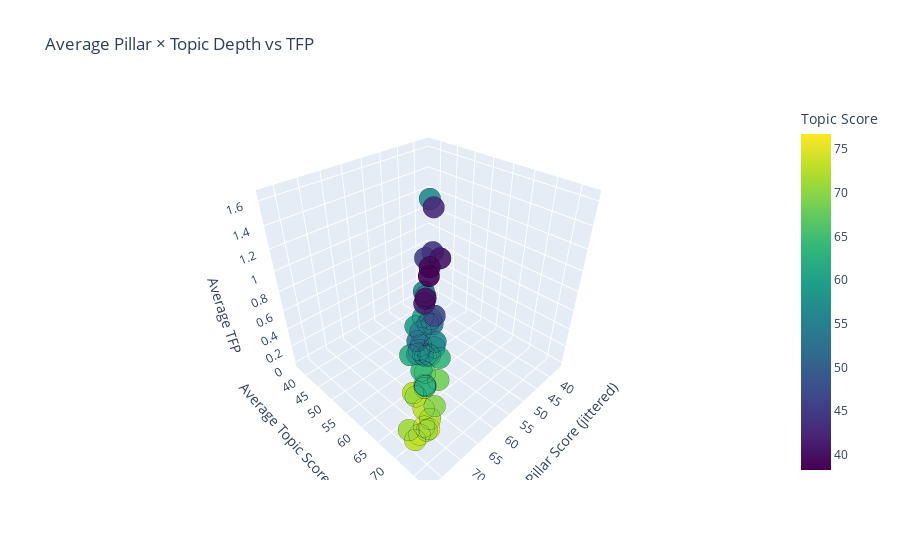

Notebook source saved alongside this figure:
### Code cell
# 3d plot comparing pillar and topic to TFP

# Merge pillar and topic datasets on country_official
merged_df = tfp_pillar_df.merge(
    tfp_topic_scores_df,
    on="country_official",
    how="inner",
    suffixes=("_pillar", "_topic"),
)

print(f"Merged rows: {merged_df.shape[0]} | Columns: {merged_df.shape[1]}")
merged_df.head(10)

# create 3d plot
pillar_cols = [
    "Pillar_1_Regulatory_Framework",
    "Pillar_2_Public_Services",
    "Pillar_3_Operational_Efficiency",
]
topic_cols = [
    "Business_Entry_Overall",
    "Business_Location_Overall",
    "Utility_Services_Overall",
    "Labor_Overall",
    "Financial_Services_Overall",
    "International_Trade_Overall",
    "Taxation_Overall",
    "Dispute_Resolution_Overall",
    "Market_Competition_Overall",
    "Business_Insolvency_Overall",
]
merged_df["pillar_score_mean"] = merged_df[pillar_cols].mean(axis=1)
merged_df["topic_score_mean"] = merged_df[topic_cols].mean(axis=1)

rng = np.random.default_rng(42)
jitter_scale = 2
merged_df["pillar_score_plot"] = (
    merged_df["pillar_score_mean"]
    + rng.normal(0, jitter_scale, size=len(merged_df))
).clip(lower=0, upper=100)
merged_df["topic_score_plot"] = (
    merged_df["topic_score_mean"]
    + rng.normal(0, jitter_scale, size=len(merged_df))
).clip(lower=0, upper=100)

pillar_topic_fig = px.scatter_3d(
    merged_df,
    x="pillar_score_plot",
    y="topic_score_plot",
    z="tfp_avg_pillar",
    color="topic_score_mean",
    color_continuous_scale="Viridis",
    hover_name="country_official",
    hover_data={
        "pillar_score_mean": ":.2f",
        "topic_score_mean": ":.2f",
        "tfp_avg_pillar": ":.3f",
        "Pillar_1_Regulatory_Framework": True,
        "Business_Entry_Overall": True,
    },
    title="Average Pillar × Topic Depth vs TFP",
)

pillar_topic_fig.update_traces(
    marker=dict(size=7.5, opacity=0.9, line=dict(width=0.4, color="rgba(0,0,0,0.4)"))
)

pillar_topic_fig.update_layout(
    scene=dict(
        xaxis_title="Average Pillar Score (jittered)",
        yaxis_title="Average Topic Score (jittered)",
        zaxis_title="Average TFP",
    ),
    coloraxis_colorbar=dict(title="Topic Score"),
)

topic_html = output_dir / "pillar_topic_tfp_scatter_3d.html"
pillar_topic_fig.write_html(topic_html, include_plotlyjs="cdn")
pillar_topic_fig.show()

### Figure 1 — Plotly figure (JSON) as saved in the notebook; plotly's stock layout.template omitted (floating-point values rounded to 4 significant figures; data arrays with more than 128 entries replaced by an {"elided": "..."} marker saying what was removed)
{"data": [{"customdata": {"elided": "48x4 float values"}, "hovertemplate": "<b>%{hovertext}</b><br><br>pillar_score_plot=%{x}<br>topic_score_plot=%{y}<br>tfp_avg_pillar=%{z:.3f}<br>pillar_score_mean=%{customdata[0]:.2f}<br>topic_score_mean=%{marker.color:.2f}<br>Pillar_1_Regulatory_Framework=%{customdata[2]}<br>Business_Entry_Overall=%{customdata[3]}<extra></extra>", "hovertext": ["Pakistan", "West Bank and Gaza", "Bangladesh", "Sierra Leone", "Mexico", "Chad", "Nepal", "Rwanda", "Lesotho", "Gambia, The", "Slovak Republic", "Estonia", "Tanzania", "Croatia", "Greece", "Romania", "Morocco", "Mauritius", "Botswana", "Georgia", "Philippines", "Iraq", "Peru", "Singapore", "Portugal", "Cambodia", "North Macedonia", "Bulgaria", "Montenegro", "Kyrgyz Republic", "Hungary", "El Salvador", "Colombia", "Togo", "Barbados", "Bosnia and Herzegovina", "Samoa", "Ghana", "Timor-Leste", "Paraguay", "Costa Rica", "New Zealand", "Madagascar", "Indonesia", "Vanuatu", "Central African Republic", "Hong Kong SAR, China", "Seychelles"], "legendgroup": "", "marker": {"color": [56.64, 42.88, 56.36, 45.77, 64.66, 44.23, 60.27, 73.04, 52.94, 40.63, 72.22, 75.49, 59.59, 70.69, 66.34, 68.39, 62.39, 63.55, 60.73, 75.27, 59.84, 39.18, 61.86, 76.73, 72.83, 54.21, 66.45, 71.73, 64.16, 60.42, 72.84, 53.43, 69.75, 60.99, 57.24, 58.43, 55.16, 56.31, 38.28, 57.39, 62.86, 70.94, 47.07, 62.9, 42.16, 39.9, 71.21, 53.2], "coloraxis": "coloraxis", "line": {"color": "rgba(0,0,0,0.4)", "width": 0.4}, "opacity": 0.9, "size": 7.5, "symbol": "circle"}, "mode": "markers", "name": "", "scene": "scene", "showlegend": false, "type": "scatter3d", "x": [57.25, 40.8, 57.86, 47.64, 60.75, 41.63, 60.52, 72.4, 52.91, 38.92, 73.98, 77.05, 59.73, 72.95, 67.28, 66.67, 63.13, 61.63, 62.49, 75.17, 59.47, 37.81, 64.3, 76.42, 71.97, 53.51, 67.51, 72.46, 64.99, 61.28, 77.12, 52.62, 68.73, 59.36, 58.47, 60.69, 54.93, 54.63, 36.63, 58.69, 64.35, 72.02, 45.74, 63.36, 42.39, 40.34, 72.95, 53.65], "y": [58.0, 43.02, 56.93, 47.03, 61.74, 43.59, 59.33, 71.76, 52.39, 43.62, 70.49, 77.43, 56.23, 70.02, 66.67, 69.56, 63.81, 65.14, 60.04, 74.35, 61.56, 38.79, 59.31, 74.46, 70.99, 55.21, 66.73, 73.11, 63.31, 60.74, 74.09, 52.81, 70.66, 59.66, 56.51, 57.67, 52.77, 57.28, 37.34, 57.42, 63.82, 71.83, 48.4, 62.7, 41.31, 39.74, 67.83, 50.31], "z": [1.63, 1.145, 0.812, 0.7806, 0.7029, 0.6864, 0.6615, 0.5915, 0.5694, 0.5684, 0.5483, 0.5246, 0.4719, 0.4642, 0.4432, 0.4313, 0.4308, 0.4, 0.3758, 0.3687, 0.3646, 0.3542, 0.3433, 0.3315, 0.3306, 0.3265, 0.3176, 0.3125, 0.2996, 0.2917, 0.2837, 0.2566, 0.2424, 0.2303, 0.2299, 0.2142, 0.2111, 0.1954, 0.1906, 0.1524, 0.119, 0.1148, 0.09236, 0.04994, 0.0198, 0.01115, 0.008017, 0.0]}], "layout": {"coloraxis": {"colorbar": {"title": {"text": "Topic Score"}}, "colorscale": [[0, "#440154"], [0.1111, "#482878"], [0.2222, "#3e4989"], [0.3333, "#31688e"], [0.4444, "#26828e"], [0.5556, "#1f9e89"], [0.6667, "#35b779"], [0.7778, "#6ece58"], [0.8889, "#b5de2b"], [1, "#fde725"]]}, "legend": {"tracegroupgap": 0}, "scene": {"domain": {"x": [0, 1], "y": [0, 1]}, "xaxis": {"title": {"text": "Average Pillar Score (jittered)"}}, "yaxis": {"title": {"text": "Average Topic Score (jittered)"}}, "zaxis": {"title": {"text": "Average TFP"}}}, "title": {"text": "Average Pillar × Topic Depth vs TFP"}}}
